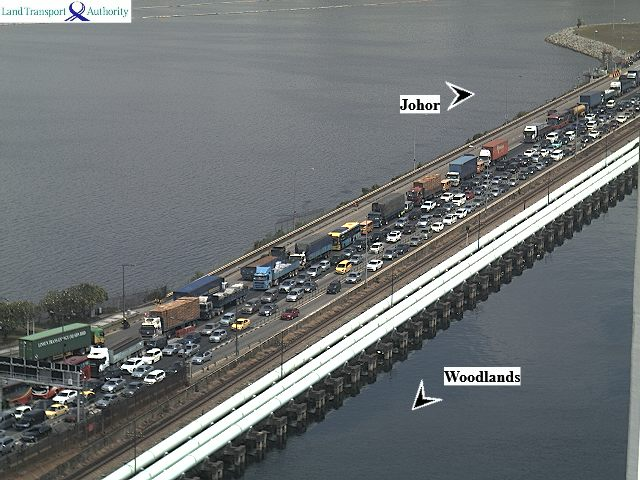
%> input picture 23.jpg, 640 x 480 px
$ octave trafficCongestionLevel.m   (GNU Octave 9; MATLAB toolbox functions it lacks are replaced by stand-ins)
%> lines starting %> are read from the running program, lines starting %| are printed output that depends on the picture; in (x1, y1, x2, y2) boxes, pixels count from 0 and x2, y2 are one past the last pixel; in counts of white or black regions, pixels touching at a corner belong together; the program's own positions count from 1
close all
load('BW2.mat','BW');
load('threshold.mat','threshold');
I = imread('23.jpg');
%> I is the input picture: size 480x640x3 uint8; mean R, G, B 110.4, 114.5, 115.5
%I= I.*BW;
I =rgb2gray(I);
%> I: size 480x640 uint8
C = corner(I,300);
%> C = 300 rows, first 12: [413 109; 413 105; 472 377; 429 105; 464 377; 472 381; 429 109; 464 381; 160 352; 518 381; 493 377; 398 234]
noOfCorners = size(C);
%> noOfCorners = [300 2]
noOfCorners = noOfCorners(1);
%> noOfCorners = 300
r = [];
c = [];
for i=1:noOfCorners
    if (BW(C(i,2),C(i,1))==1)
        r = [r; C(i,2)];
        c = [c; C(i,1)];
    end
end
%> this loop made 300 passes
%> (r, c) on passes 9, 12, 21, 22, 31, 34: (352, 160), ([352; 234], [160; 398]), ([352; 234; 262], [160; 398; 381]), ([352; 234; 262; 373], [160; 398; 381; 163]), ([352; 234; 262; 373; 255], [160; 398; 381; 163; 304]), ([352; 234; 262; 373; 255; 204], [160; 398; 381; 163; 304; 431])
%> after the loop, c = 121 values, max 467 at index 28, min 59 at index 81, mean 283.1; r = 121 values, max 407 at index 73, min 198 at index 41, mean 284.1

%cr = [];
%cc = [];
noOfCorners = length(r);
%> noOfCorners = 121
%isAllocated = zeros(1,noOfCorners);
[height,width,~] = size(I);
%> height = 480; width = 640
conerMat = zeros(height,width);

[X,Y] =  meshgrid(1:width,1:height);

for i = 1:length(r)

    %conerMat= conerMat==1 | sqrt((X-c(i)).^2 + (Y-r(i)).^2) < 10;
    %mask= mask + (sqrt((X-c(i)).^2 + (Y-r(i)).^2) < rad(i));

      conerMat = conerMat + (((X-c(i)).^2 + (Y-r(i)).^2) < 100);
end
%> this loop made 121 passes
%> pass 1, `conerMat = conerMat + (((X-c(i)).^2 + (Y-r(i)).^2) < 100);`:
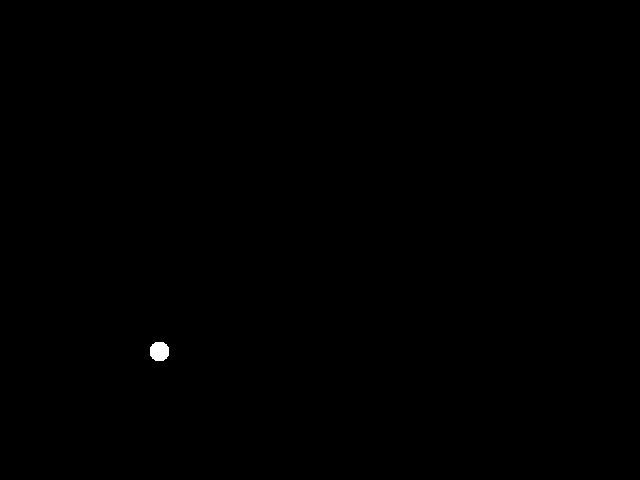
%> conerMat: size 480x640 double; values 0 (black) and 1 (white), 0.1% white; 1 white region, box (x1, y1, x2, y2) and area: (150, 342, 169, 361) 305
%> pass 3, `conerMat = conerMat + (((X-c(i)).^2 + (Y-r(i)).^2) < 100);`:
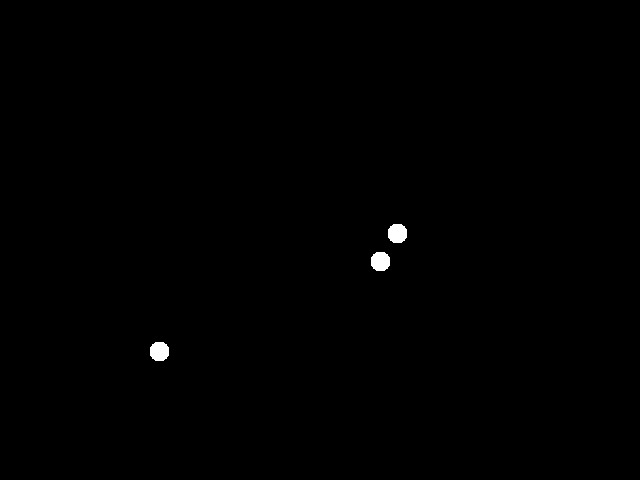
%> conerMat: size 480x640 double; values 0 (black) and 1 (white), 0.3% white; 3 white regions, box (x1, y1, x2, y2) and area: (388, 224, 407, 243) 305, (371, 252, 390, 271) 305, (150, 342, 169, 361) 305
%> after the loop:
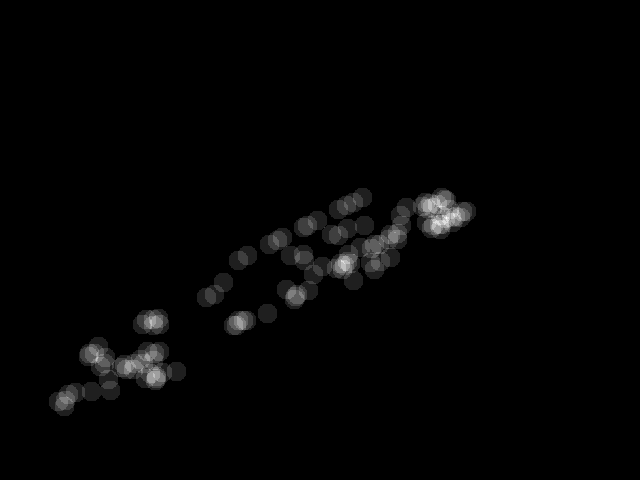
%> conerMat: size 480x640 double; min 0, max 8, mean 0.12; drawn with min black and max white
sum(sum(BW>0))
congestionLevel = (sum(sum(conerMat>0))./sum(sum(BW==1))).*100
%> congestionLevel = 46.09
imshow(I)

% [40 lines of commented-out code are left out]
